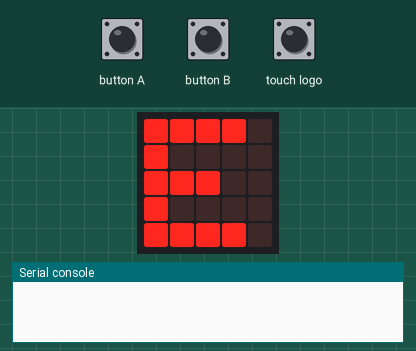
Recording of a program running on a simulated BBC micro:bit running MicroPython. Shown: the board's 5×5 LED display, the last lines printed to the serial console. The test bench sets the inputs (shaded band). No radio messages arrive unless stated (any console line starting 'radio sent:' is added by the test bench).

Above: at 4.1 s.
4.2 s: button A pressed for 1 s
At 6.2 s:
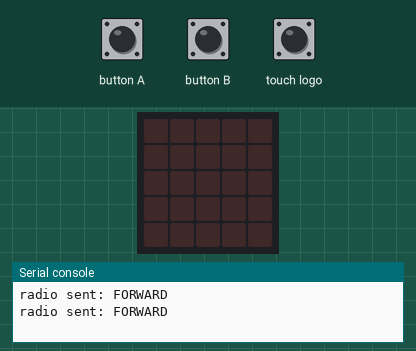
6.7 s: button B pressed for 3.2 s
At 6.81 s:
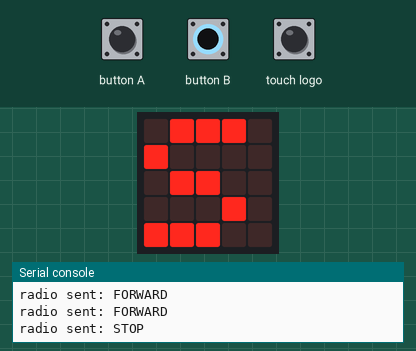
11.4 s: touch logo pressed for 0.15 s
At 11.5 s:
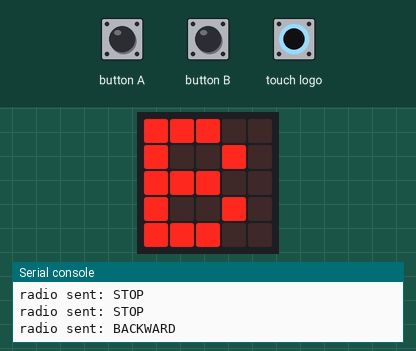
13.0 s: touch logo pressed for 3.2 s
17.7 s: button A pressed for 3.2 s
At 17.8 s:
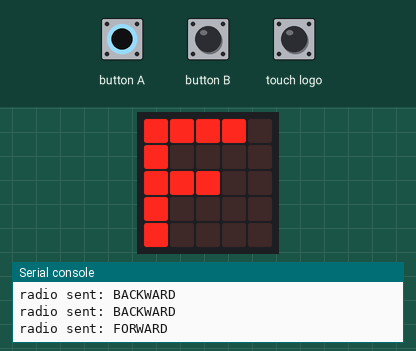
Timing chart, 0 to 20.7 s (numbered marks = the images above; inputs shaded):
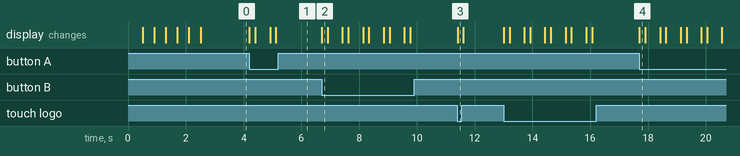

Measured:
- after the input at 4.2 s, the display: first changes at once (image 1 shows a later state)
- after the input at 6.7 s, the display: changes at once (image 2)
- after the input at 11.4 s, the display: changes at once (image 3)
- after the input at 17.7 s, the display: changes at once (image 4)

The program:

microbit_control.py
```python
# Micro:bit Motor Control Program - RADIO BRIDGE
# Uses built-in radio to send to another Micro:bit
# That second Micro:bit then sends serial to ESP32

from microbit import *
import radio

# Initialize built-in radio
radio.on()
radio.config(channel=7, power=7, address=0x75626974, group=1)

# Display startup message
display.show(Image.HAPPY)
sleep(500)
display.clear()
display.show("BRIDGE")

while True:
    # Button A: Move all motors FORWARD
    if button_a.is_pressed():
        radio.send('FORWARD')
        display.show('F')
        sleep(200)
        display.clear()
        sleep(500)

    # Button B: STOP all motors
    if button_b.is_pressed():
        radio.send('STOP')
        display.show('S')
        sleep(200)
        display.clear()
        sleep(500)

    # Logo touch: BACKWARD
    try:
        if pin_logo.is_touched():
            radio.send('BACKWARD')
            display.show('B')
            sleep(200)
            display.clear()
            sleep(500)
    except:
        pass

    sleep(10)
```
